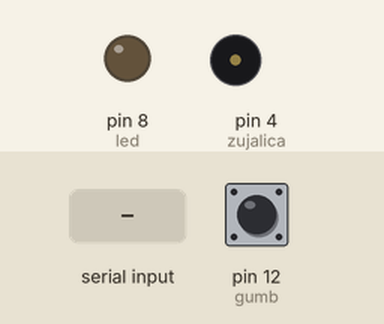
A sketch run on a simulated Arduino Uno, built with avr-gcc and run on an emulated ATmega328P. Parts: output pins drawn as LEDs (lit = HIGH), buzzer (waves = sounding). The inputs (shaded band) are chosen by the test bench; at power-on: pin 12 (gumb) HIGH.

Above: at 1.2 s.
1.3 s: byte 30 received over Serial
At 1.45 s:
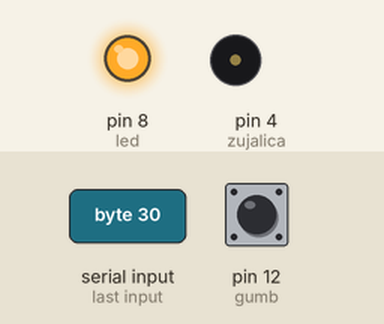
4.3 s: pin 12 (gumb) pulled LOW for 0.15 s
At 5.2 s:
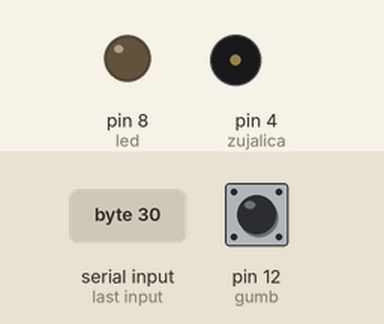
Timing chart, 0 to 7.3 s (numbered marks = the images above; inputs shaded):
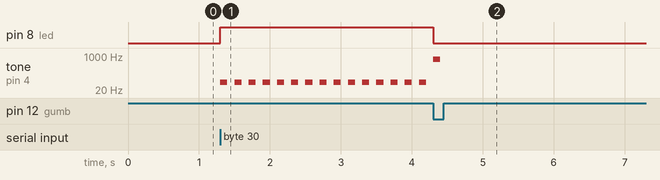

The sketch:

main.ino
```cpp
int gumb = 12;
int zujalica = 4;
int led = 8;
int flag;
//int gas = A0;
//float brzina = 0.0;

void setup() {
  pinMode(gumb, INPUT_PULLUP);
  pinMode(zujalica, OUTPUT);
  pinMode(led, OUTPUT);
  //pinMode(gas, INPUT);
  Serial.begin(9600);
}

void loop() {
  //brzina = analogRead(gas)/10.23;
  //Serial.println(brzina);
  while(Serial.available() > 0){


   flag = Serial.read();

   if(flag){
    digitalWrite(led, HIGH);
    while(digitalRead(gumb)==HIGH)
    {
      tone(zujalica, 50, 100);
      delay(200);
      tone(zujalica, 700, 100);
    }
      digitalWrite(led, LOW);
  }


  }

}
```

Measured:
- after the input at 1.3 s, pin 8 (led): LOW → HIGH at once; tone on pin 4 (zujalica): alternates 50 Hz for 0.10 s and silent for 0.10 s, starting at once
- after the input at 4.3 s, pin 8 (led): HIGH → LOW at once
